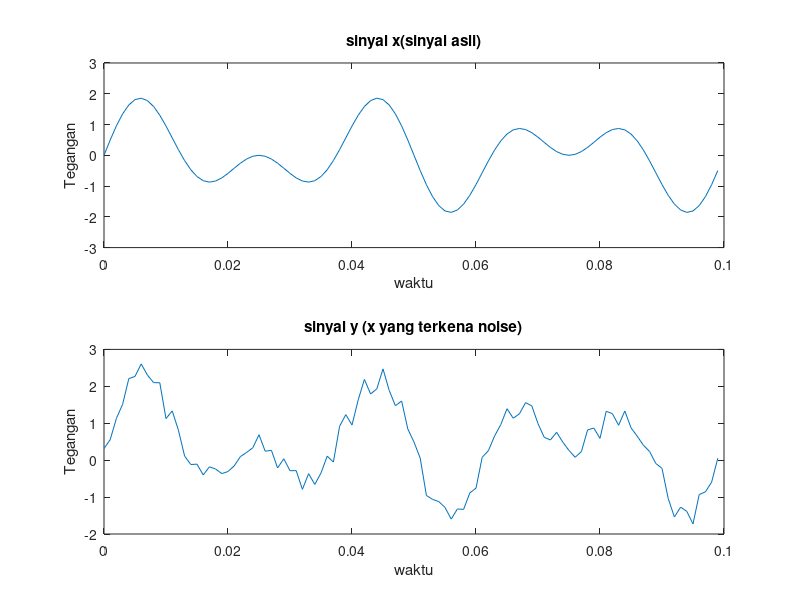
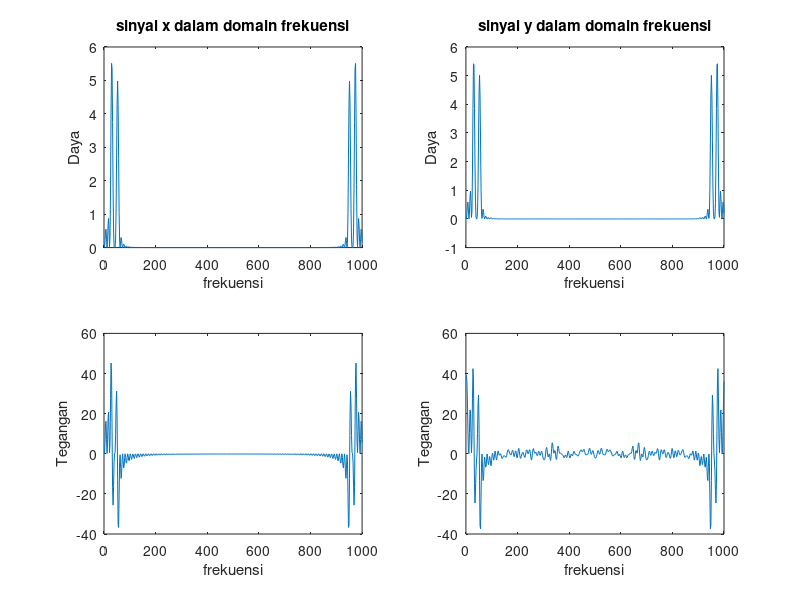

Write the MATLAB code that produced these figures, in order. (Note: this script raises an error after producing the figures.)
#####NO 1#####
n = 0:0.001:0.099; %membuat panjang sample sinyal x 100
x = sin(2*pi*30*n) + sin(2*pi*50*n); %sinyal x

%membuat windows baru untuk plot sinyal
figure;
%plot sinyal x
subplot(2,1,1);
plot(n,x);
title('sinyal x(sinyal asli)');
ylabel('Tegangan');
xlabel('waktu');
axis([0 0.1 -3 3]);
%f_s, frekuensi sampling = 0.001
%f_1 = 30 Hz
%f_2 = 50 Hz

####NO 2####
d = 0.8*rand(size(n)); %sinyal derau atau noise
y = x+d; %sinyal y, yang merupkana penjumlahan sinyal x dan d

%plot sinyal y
subplot(2,1,2);
plot(n,y);
title('sinyal y (x yang terkena noise)');
ylabel('Tegangan');
xlabel('waktu');

####NO 3####
X = fft(x,512); %melakukan transformasi fourier untuk mengubah
                %sinyal x ke domain frekuensi
Pxx = X.*conj(X)/512; %membuat sinyal spektrum daya
f = 1000*(1:512)/512; %frekuensi sinyal untuk diplot
                      %1000 digunakan untuk mwngubah indeks frekuensi
                      %menjadi Hz

%membuat windows baru untk plot sinyal
figure;
%plot sinyal Pxx
subplot(2,2,1);
plot(f,Pxx(1:512));
title('sinyal x dalam domain frekuensi')
ylabel('Daya')
xlabel('frekuensi')

%plot sinyal X
subplot(2,2,3);
plot(f,X(1:512));
ylabel('Tegangan');
xlabel('frekuensi');

####NO 4####
Y = fft(y,512); %melakukan transformasi fourier untuk mengubah
                %sinyal x ke domain frekuensi
Pyy = Y.*conj(X)/512; %membuat sinyal sprektrum daya

%plot sinyal Pyy
subplot(2,2,2);
plot(f,Pyy(1:512));
title('sinyal y dalam domain frekuensi')
ylabel('Daya')
xlabel('frekuensi')

%plot sinyal Y
subplot(2,2,4);
plot(f,Y(1:512));
ylabel('Tegangan');
xlabel('frekuensi');

####NO 5####
Xn1 = Xn2 = Y; %inisialiasi sinyal baru

%membuat filter berdasarkan amplitudo
treshold = 30; %set treshold atau batas amplitudo untuk filter
Xn1(abs(Xn) < treshold) = 0; %Xn1 sebagai sinyal hasil filter berdasarkan
                             %amplitudo yaitu dengan cara menghapus sinyal
                             %yang memiliki amplitudo diatas 30 pada domain
                             %frekuensi

%membuat filter berdasarkan frekuensi
for i = 50:462 %set batas frekuensi yang akan dijadikan band-stop filter
               %50 Hz untuk batas bawah, 462 Hz untuk batas atas
  Xn2(i) = 0;%Xn2 sebagai sinyal hasil filter
             %sinyal yang berada pada batas frekuensi di hapus
end

%membuat windows baru untuk plot sinyal
figure;
%plot sinyal Xn1
subplot(2,2,1);
plot(f,Xn1(1:512));
title('Sinyal y setelah difilter berdasarkan amplitudo');
ylabel('amplitudo');
xlabel('frekuensi');

%plot sinyal Xn2
subplot(2,2,2);
plot(f,Xn2(1:512));
title('sinyal y setelah difilter berdasarkan frekuensi');
ylabel('amplitudo');
xlabel('frekuensi');

####NO 6####
%melakukan inverse fourier transform
%untuk mengubah kembali sinyal ke domain waktu
Xi1 = ifft(Xn1);
Xi2 = ifft(Xn2);

%plot sinyal Xi1
subplot(2,2,3);
plot(n,Xi1(1:length(n)));
ylabel('amplitudo')
xlabel('waktu')

%plot sinyal Xi2
subplot(2,2,4);
plot(n,Xi2(1:length(n)));
ylabel('amplitudo');
xlabel('waktu');
